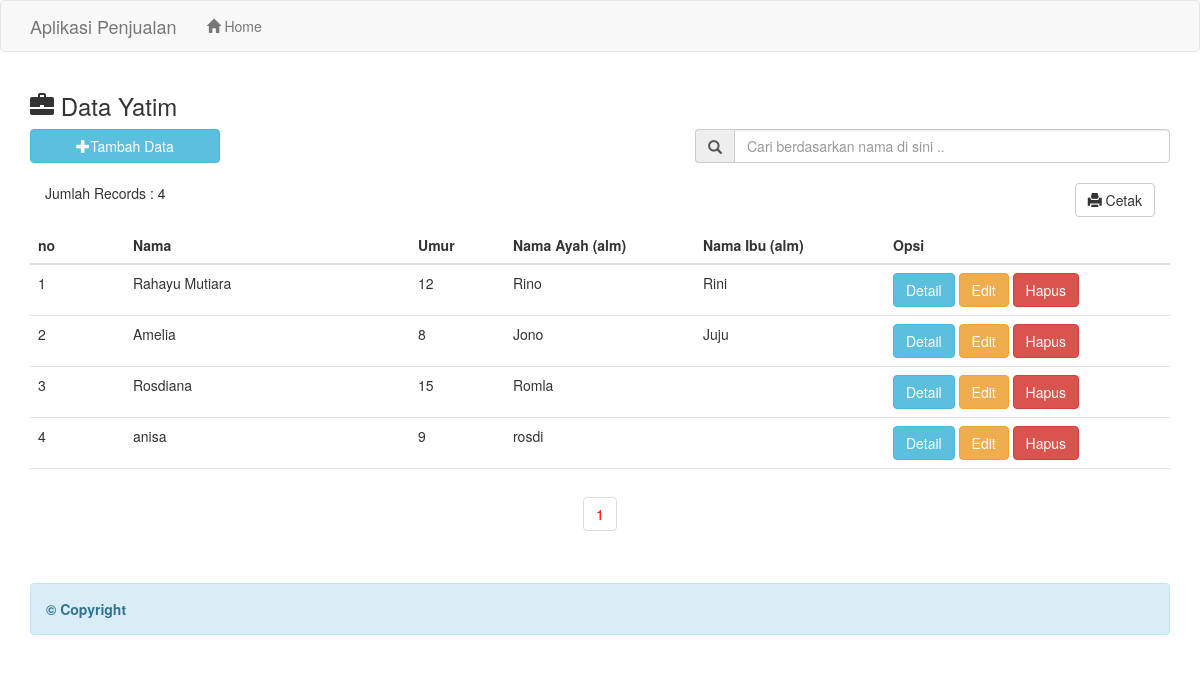
The page / on the database its author committed.
### tables this page shows
CREATE TABLE `tbl_ytm` (
  `id` int(10) NOT NULL,
  `no_kk` int(100) NOT NULL,
  `nama_lengkap` varchar(100) NOT NULL,
  `nama_panggilan` varchar(50) NOT NULL,
  `tmpt_lahir` varchar(100) NOT NULL,
  `tgl_lahir` date NOT NULL,
  `jk` enum('L','P') NOT NULL,
  `umur` int(5) NOT NULL,
  `status` enum('S','T') NOT NULL,
  `jenjang_pendidikan` varchar(10) NOT NULL,
  `kelas` int(10) NOT NULL,
  `alamat_sekolah` varchar(100) NOT NULL,
  `nama_ayah` varchar(100) NOT NULL,
  `nama_ibu` varchar(100) NOT NULL,
  `pekerjaan_ibu` varchar(100) NOT NULL,
  `tinggal_dengan` varchar(100) NOT NULL,
  `alamat` text NOT NULL,
  `photo` varchar(150) NOT NULL
);

### class.yatim.php (the view, shortened to what this page needs)
<?php
class yatim{
	private $db;
	function __construct($DB_con)
	{
		$this->db = $DB_con;
	}
	public function view_data($query)
	{
		$stmt = $this->db->prepare($query);
		$stmt->execute();
		$no = 1;
		while ($row=$stmt->fetch(PDO::FETCH_ASSOC)) {
			?>
			<tr>
			<td><?php print($no++); ?></td>
			<td><?php print($row['nama_lengkap']); ?></td>
			<td><?php print($row['umur']); ?></td>
			<td><?php print($row['nama_ayah']) ?></td>
			<td><?php print($row['nama_ibu']) ?></td>
			<td>
				<a href="detail.php?id=<?php print($row['id']); ?>"><button type="button" class="btn btn-info">Detail</button></a>
		    <a href="edit.php?edit_id=<?php print($row['id']); ?>"><button type="button" class="btn btn-warning">Edit</button></a>
		    <a href="hapus.php?hapus_id=<?php print($row['id']); ?>"><button type="button" class="btn btn-danger">Hapus</button></a>
			</td>
			</tr>
			<?php
		}
	}
			?>
			<?php
	public function paginglink($query,$records_per_page)
	{
		$self = $_SERVER['PHP_SELF'];
		$stmt = $this->db->prepare($query);
		$stmt->execute();
		$total_no_of_records = $stmt->rowCount();
		if ($total_no_of_records > 0) {
			?><ul class="pagination"><?php
			$total_no_of_pages=ceil($total_no_of_records/$records_per_page);
			$current_page=1;
			for ($i=1; $i<=$total_no_of_pages; $i++) {
				if ($i==$current_page) {
					echo "<li><a href='".$self."?page_no=".$i."' style='color:red;'>".$i."</a></li>";
				}else{
					echo "<li><a href='".$self."?page_no=".$i."'>".$i."</a></li>";
				}
			}
			?></ul><?php
		}
	}
}
?>

### header.php (shortened to what this page needs)
<!DOCTYPE html>
<html lang="en">
<head>
	<link rel="stylesheet" href="css/bootstrap.css">
	<link rel="stylesheet" type="text/css" href="css/jquery-ui.css">
</head>
<body>
<nav class="navbar navbar-default">
	<div class="container">
		<div class="navbar-header">
			<a class="navbar-brand" href="index.php">Aplikasi Penjualan</a>
		</div>
		<div id="navbar" class="navbar-collapse collapse">
			<ul class="nav navbar-nav">
				<li class=""><a href="index.php"><i class="glyphicon glyphicon-home"></i> Home</a></li>
			</ul>
		</div>
	</div>
</nav>

### index.php (shortened to what this page needs)
<?php include_once 'dbconfig.php';
?>
<?php include_once 'header.php'; ?>
<div class="container">
			<h3><i class="glyphicon glyphicon-briefcase"></i> Data Yatim</h3>
			<button type="button" class="btn btn-info col-md-2" data-toggle="modal" data-target="#myModal"><i class="glyphicon glyphicon-plus"></i>Tambah Data</button>
			<form method="get">
				<div class="input-group col-md-5 col-md-offset-7">
					<span class="input-group-addon" id="basic-addon1"><span class="glyphicon glyphicon-search"></span></span>
					<input type="text" class="form-control" placeholder="Cari berdasarkan nama di sini .." aria-describedby="basic-addon1" name="cari">
				</div>
			</form>
			<?php
			$query = "SELECT * FROM tbl_ytm";
			$stmt = $DB_con->prepare($query);
			$stmt->execute();
			?><br>
			<div class="col-md-12">
				<table class="col-md-2">
					<tr>
						<td>Jumlah Records : <?php echo $stmt->rowCount(); ?></td>
					</tr>
				</table>
				<a style="margin-bottom:10px;" href="print_lap.php" target="_blank" class="btn btn-default pull-right"><span class="glyphicon glyphicon-print"></span> Cetak</a>
			</div>
		<table class="table">
    <thead>
     <tr>
     	<th class="col-md-1">no</th>
     	<th class="col-md-3">Nama</th>
     	<th class="col-md-1">Umur</th>
     	<th class="col-md-2">Nama Ayah (alm)</th>
     	<th class="col-md-2">Nama Ibu (alm)</th>
     	<th class="col-md-3">Opsi</th>
     </tr>
    </thead>
     <?php
     $table = 'tbl_ytm';
     $query = "SELECT * FROM $table";
     $records_per_page=10;
     $newquery = $yatim->paging($query,$records_per_page);
     if (isset($_GET['cari'])) {
     	$cari = $_GET['cari'];
     	$yatim->caridata($query,$cari);
     }else{
     $yatim->view_data($newquery);
     ?>
     <tr>
			<td colspan="7" align="center">
				<div class="pagination-wrap">
					<?php $yatim->paginglink($query,$records_per_page); ?>
				</div>
			</td>
		</tr>
		<?php } ?>
  </table>
</div>
<?php include 'footer.php'; ?>

### footer.php
<div class="container">
	<div class="alert alert-info">
		<strong>&copy; Copyright</strong> <a href="#"></a>
	</div>
</div>
 </body>
 </html>

### rows shown on the page
tbl_ytm: nama_lengkap "Rahayu Mutiara", umur "12", nama_ayah "Rino", nama_ibu "Rini"
tbl_ytm: nama_lengkap "Amelia", umur "8", nama_ayah "Jono", nama_ibu "Juju"
tbl_ytm: nama_lengkap "Rosdiana", umur "15", nama_ayah "Romla"
tbl_ytm: nama_lengkap "anisa", umur "9", nama_ayah "rosdi"

### other values the page prints
$stmt->rowCount() "4"
